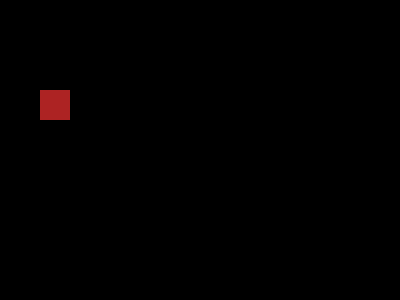
Frame 1 (no input)
Frame 60 (the mouse pressed at the canvas centre just before this capture): identical to frame 1, image omitted
Frame 120 (the mouse held since frame 60 and released just before this capture): identical to frame 1, image omitted

The Processing sketch that drew this single still picture (run headless with seeded random() and noise(); from frame 60 on, the mouse is pressed at the canvas centre):

// Processing sketch: ClearConstructorsWithFunctions
// ── ClearConstructorsWithFunctions.pde
//Klassen en objecten
//Instructional video code

Square aSquare;



void setup() {
  size(400, 300);

  aSquare = new Square(40, 90, 30, #AD2323);
}


void draw() {
  background(0);
  aSquare.drawSquare();
}





void mouseClicked() {
  aSquare.mouseClick();
}

// ── Square.pde
class Square {
  int x, y, size, colour;


  //Overloaded constructor
  //The default will give you a random square with a fixed colour

  public Square() { 

    this.x = int(random(size, width - size));
    this.y = int(random(size, height - size));
    this.size = int(random(10, 40));
    this.colour = #E0E5FF;
  }

  public Square(int x, int y, int size, int colour) {
    this.x = x;
    this.y = y;
    this.size = size;
    this.colour = colour;
  }

  void drawSquare() {
    noStroke();
    fill(colour);
    rect(this.x, this.y, this.size, this.size);
  }

  boolean isMouseInSquare() {
    return (mouseX >= this.x && mouseX < this.x + this.size &&
      mouseY >= this.y && mouseY < this.y + this.size);
  }

  void mouseClick() {
     //So this is still a problem: How do I change this into taking the colour passed in the Square colour argument?
    if (isMouseInSquare()) {
      colour = #4B5BFF;
    }
  }
}
